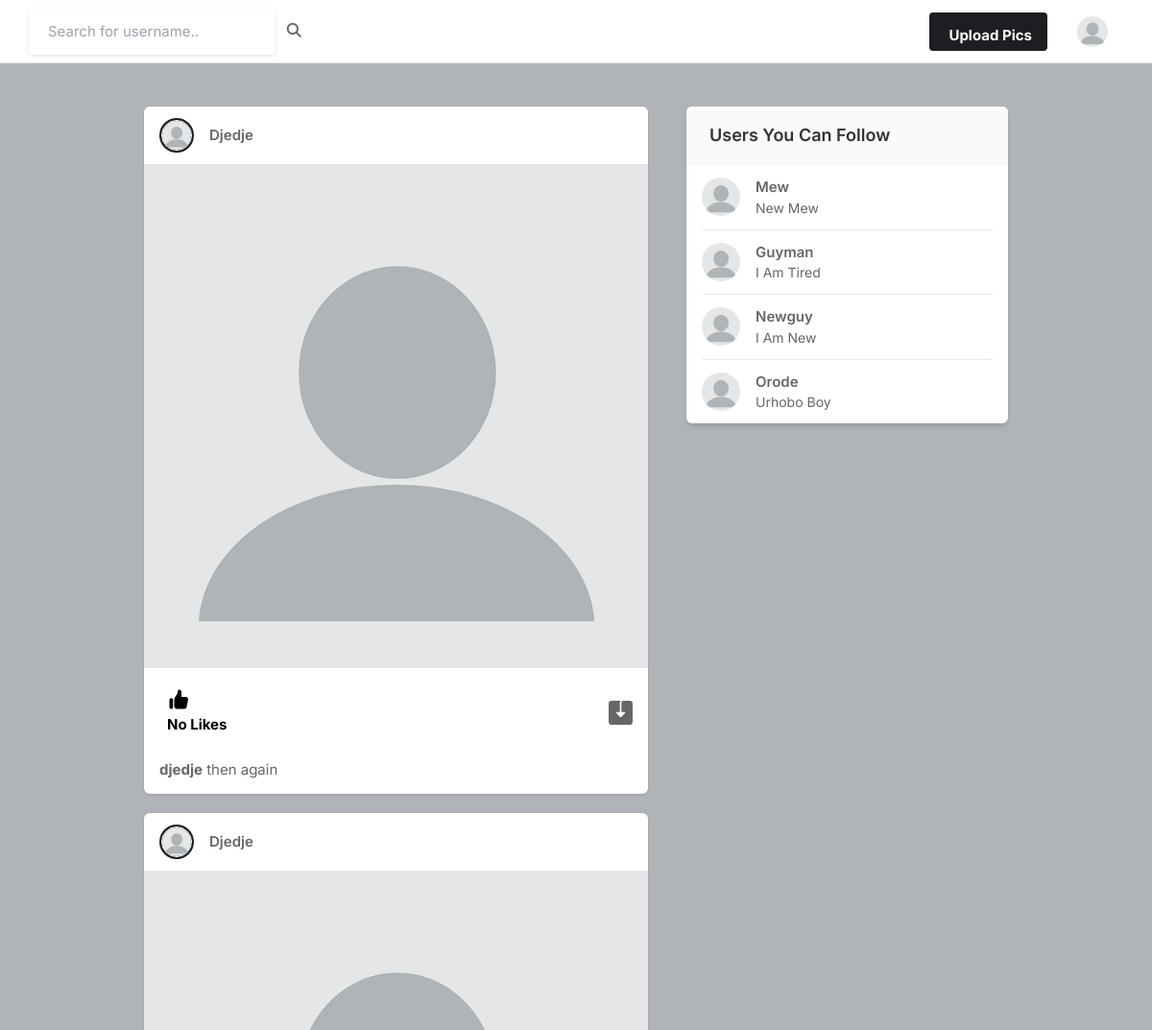
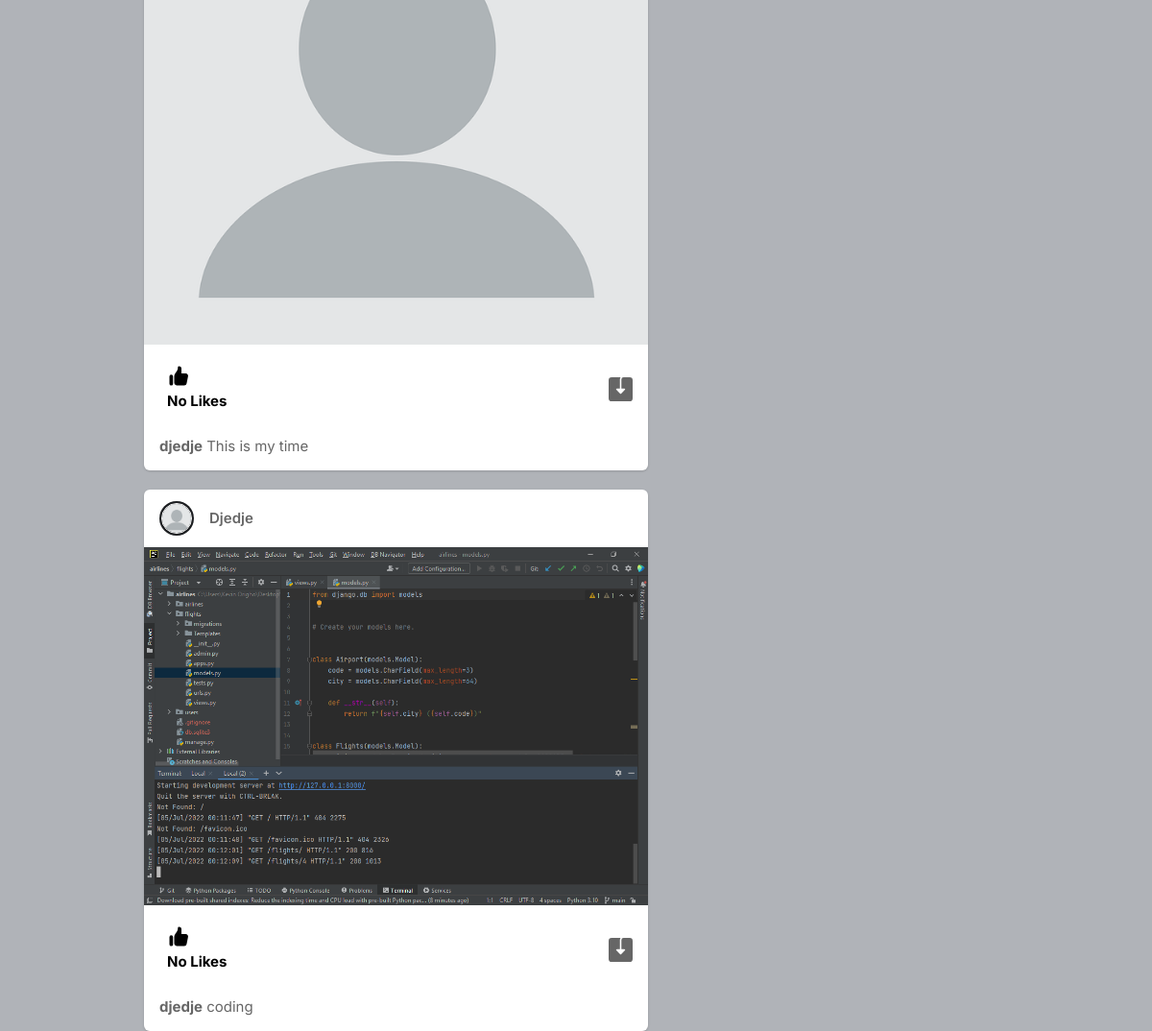
The page / (signed in) on the database its author committed (2 pictures, top to bottom).
### core/models.py (models this page shows, shortened)
class Profile(models.Model):
    user = models.ForeignKey(User, on_delete=models.CASCADE)
    id_user = models.IntegerField()
    bio = models.TextField(blank=True)
    profileimg = models.ImageField(upload_to='profile_images', default='blank-profile-picture.png')
    location = models.CharField(max_length=100, blank=True)
    def __str__(self):
        return self.user.username

class Post(models.Model):
    id = models.UUIDField(primary_key=True, default=uuid.uuid4)
    user = models.CharField(max_length=100)
    image = models.ImageField(upload_to='post_images')
    caption = models.TextField()
    created_at = models.DateTimeField(default=datetime.now)
    no_of_likes = models.IntegerField(default=0)

### core/views.py (the view)
# urls.py: path('', views.index, name='index'),
@login_required(login_url='signin')
def index(request):
    user_object = User.objects.get(username=request.user.username)
    user_profile = Profile.objects.get(user=user_object)
    user_following_list = []
    feed = []
    user_following = FollowersCount.objects.filter(follower=request.user.username)
    for users in user_following:
        user_following_list.append(users.user)
    for username in user_following_list:
        feed_lists = Post.objects.filter(user=username)
        feed.append(feed_lists)
    feed_list = list(chain(*feed))
    all_users = User.objects.all()
    user_following_all = []
    for user in user_following:
        user_list = User.objects.get(username=user.user)
        user_following_all.append(user_list)
    new_suggestion_list = [x for x in list(all_users) if (x not in  list(user_following_all))]
    current_user = User.objects.filter(username=request.user.username)
    final_suggestions_list = [x for x in list(new_suggestion_list) if (x not in list(current_user))]
    random.shuffle(final_suggestions_list)
    username_profile = []
    username_profile_list =[]
    for users in final_suggestions_list:
        username_profile.append(users.id)
    for ids in username_profile:
        profile_lists = Profile.objects.filter(id_user=ids)
        username_profile_list.append(profile_lists)
    suggestions_username_profile_list = list(chain(*username_profile_list))
    return render(request, 'index.html', {'user_profile': user_profile, 'posts': feed_list, 'suggestions_username_profile_list': suggestions_username_profile_list[:4]})

### Templates/index.html (shortened to what this page needs)
{% load static %}
<!DOCTYPE html>
<html lang="en">
<head>
    <link rel="stylesheet" href="{% static 'assets/css/icons.css' %}">
    <link rel="stylesheet" href="{% static 'assets/css/uikit.css' %}">
    <link rel="stylesheet" href="{% static 'assets/css/style.css' %}">
    <link rel="stylesheet" href="{% static 'assets/css/tailwind.css' %}">
    <link rel="stylesheet" href="https://cdnjs.cloudflare.com/ajax/libs/font-awesome/4.7.0/css/font-awesome.min.css">
</head>
<body>
            <header>
                <div class="header_inner">
                    <form action="/search" method="POST">
                    <div class="left-side">
                            <input type="text" name="username" placeholder="Search for username..">&nbsp; &nbsp;
                            <button type="submit"><i class="fa fa-search fa-1x"></i></button>
                    </div>
                    </form>
                    <div class="right-side lg:pr-4">
                        <a href="#"
                            class="bg-pink-500 flex font-bold hidden hover:bg-pink-600 hover:text-white inline-block items-center lg:block max-h-10 mr-4 px-4 py-2 rounded shado text-white">
                              Upload Pics
                        </a>
                        <a href="#">
                            <img src="{{user_profile.profileimg.url}}" class="header-avatar" alt="">
                        </a>
                    </div>
                </div>
            </header>
            <div class="container m-auto">
                <div class="lg:flex justify-center lg:space-x-10 lg:space-y-0 space-y-5">
                    <div class="space-y-5 flex-shrink-0 lg:w-7/12">
                        {% for post in posts reversed %}
                        <div class="bg-white shadow rounded-md  -mx-2 lg:mx-0">
                            <div class="flex justify-between items-center px-4 py-3">
                                <div class="flex flex-1 items-center space-x-4">
                                    <a href="#">
                                        <div class="bg-gradient-to-tr from-yellow-600 to-pink-600 p-0.5 rounded-full">
                                            <img src="{{user_profile.profileimg.url}}" class="bg-gray-200 border border-white rounded-full w-8 h-8">
                                        </div>
                                    </a>
                                    <span class="block capitalize font-semibold "> <a href="/profile/{{post.user}}">{{post.user}}</a> </span>
                                </div>
                              <div>
                                <a href="#"> <i class="icon-feather-more-horizontal text-2xl hover:bg-gray-200 rounded-full p-2 transition -mr-1 "></i> </a>
                              </div>
                            </div>
                            <div uk-lightbox>
                                <a href="{{post.image.url}}">
                                    <img src="{{post.image.url}}" alt="">
                                </a>
                            </div>
                            <div class="py-3 px-4 space-y-3">
                                <div class="flex space-x-4 lg:font-bold">
                                    <a href="/like-post?post_id={{post.id}}" class="flex items-center space-x-2">
                                        <div class="p-2 rounded-full text-black">
                                            {% if post.no_of_likes ==  0 %}
                                            <p>No Likes</p>
                                            {% elif post.no_of_likes ==  1 %}
                                            <p>Liked  by {{post.no_of_likes}} Person</p>
                                            {% else %}
                                            <p>Liked  by {{post.no_of_likes}} People</p>
                                            {% endif %}
                                        </div>
                                    </a>
                                    <a href="{{post.image.url}}" class="flex items-center space-x-2 flex-1 justify-end" download>
                                    </a>
                                </div>
                                <p>
                                    <a href="/profile/{{post.user}}"><strong>{{post.user}}</strong> </a> {{post.caption}}
                                </p>
                            </div>
                        </div>
                        {% endfor %}
                    </div>
                    <div class="lg:w-5/12">
                        <div class="bg-white  shadow-md rounded-md overflow-hidden">
                            <div class="bg-gray-50  border-b border-gray-100 flex items-baseline justify-between py-4 px-6 ">
                                <h2 class="font-semibold text-lg">Users You Can Follow</h2>
                            </div>
                            <div class="divide-gray-300 divide-gray-50 divide-opacity-50 divide-y px-4 ">
                                {% for suggestion in suggestions_username_profile_list %}
                                <div class="flex items-center justify-between py-3">
                                    <div class="flex flex-1 items-center space-x-4">
                                        <a href="/profile/{{suggestion.user}}">
                                            <img src="{{suggestion.profileimg.url}}" class="bg-gray-200 rounded-full w-10 h-10">
                                        </a>
                                        <div class="flex flex-col">
                                            <span class="block capitalize font-semibold"> {{suggestion.user}} </span>
                                            <span class="block capitalize text-sm"> {{suggestion.bio}} </span>
                                        </div>
                                    </div>
                                </div>
                                {% endfor %}
                            </div>
                        </div>
                    </div>
                </div>
            </div>
</body>
</html>

### static/assets/css/style.css (style rules this page uses)
body { background-color: #B0B3B8!important; }
button { vertical-align: middle; }
input { height: 48px; line-height: 48px; padding: 0 20px; outline: none; font-size: 15px; color: #808080; max-width: 100%; width: 100%; -webkit-box-sizing: border-box; box-sizing: border-box; display: block; font-weight: 400; opacity: 1; border-radius: 4px; border: none; -webkit-box-shadow: 0 1px 4px 0px rgba(0, 0, 0, 0.12); box-shadow: 0 1px 4px 0px rgba(0, 0, 0, 0.12); }
input[type="text"], input[type="password"], input[type="email"], input[type="number"] { height: 48px; line-height: 48px; padding: 0 20px; outline: none; font-size: 15px; color: #808080; max-width: 100%; width: 100%; -webkit-box-sizing: border-box; box-sizing: border-box; display: block; font-weight: 400; opacity: 1; border-radius: 4px; border: none; -webkit-box-shadow: 0 1px 4px 0px rgba(0, 0, 0, 0.12); box-shadow: 0 1px 4px 0px rgba(0, 0, 0, 0.12); }
input { -webkit-transition: all 0.1s ease-in-out; transition: all 0.1s ease-in-out; }
::placeholder { color: #808080; opacity: 1; }
button { border: none; margin: 0; padding: 0; width: auto; overflow: visible; background: transparent; color: inherit; font: inherit; line-height: normal; cursor: pointer; }
a { color: #be185d; -webkit-transition: 0.3s; transition: 0.3s; outline: none !important; }
button { outline: none !important; }
img { max-width: 100%; }
body { color: #666; font-size: 15px; line-height: 27px; background-color: #f0f2f5; font-family: "Inter", sans-serif; text-transform: none; }
body p { font-size: 15px; line-height: 27px; }
h1, h2, h3, h4, h5, h6 { font-family: "Inter", sans-serif; text-transform: none; }
input[type="text"], input[type="password"], input[type="email"] { font-family: "Inter", sans-serif; text-transform: none; }
button, body .pac-container { font-family: "Inter", sans-serif; text-transform: none; }
h1, h2, h3, h4, h5, h6 { color: #333; font-weight: 500; margin: 0; padding: 0; }
h2 { font-size: 26px; }
b, strong { font-weight: 700 !important; }
@media (min-width: 1024px) { .container { max-width: 900px !important; padding-top: 45px; } }
header { background-color: #fff; left: 0; right: 0; top: 0; z-index: 99; height: 66px; display: -webkit-box; display: -ms-flexbox; display: flex; -webkit-box-align: center; -ms-flex-align: center; align-items: center; border-bottom: 1px solid #e5e7eb; }
header .header_inner { display: -webkit-box; display: -ms-flexbox; display: flex; -webkit-box-align: center; -ms-flex-align: center; align-items: center; max-width: 1090px; margin: auto; width: 100%; max-width: 100% !important; padding: 0 30px; }
header .header_inner .left-side { display: -webkit-box; display: -ms-flexbox; display: flex; -webkit-box-align: center; -ms-flex-align: center; align-items: center; }
header .header_inner .right-side { display: -webkit-box; display: -ms-flexbox; display: flex; -webkit-box-align: center; -ms-flex-align: center; align-items: center; -webkit-box-pack: end; -ms-flex-pack: end; justify-content: flex-end; margin-left: auto; }
header .header_inner .right-side .header-avatar { width: 32px; height: 32px; border-radius: 100%; margin-left: 15px; }

### rows shown on the page
Profile: profileimg (placeholder picture)
Post: profileimg (placeholder picture), user "Djedje", image (placeholder picture), no_of_likes "No Likes", user "djedje", caption "then again"
Post: profileimg (placeholder picture), user "Djedje", image (placeholder picture), no_of_likes "No Likes", user "djedje", caption "This is my time"
Post: profileimg (placeholder picture), user "Djedje", image (picture), no_of_likes "No Likes", user "djedje", caption "coding"
Profile: profileimg (placeholder picture), user "Mew", bio "New Mew"
Profile: profileimg (placeholder picture), user "Guyman", bio "I Am Tired"
Profile: profileimg (placeholder picture), user "Newguy", bio "I Am New"
Profile: profileimg (placeholder picture), user "Orode", bio "Urhobo Boy"
